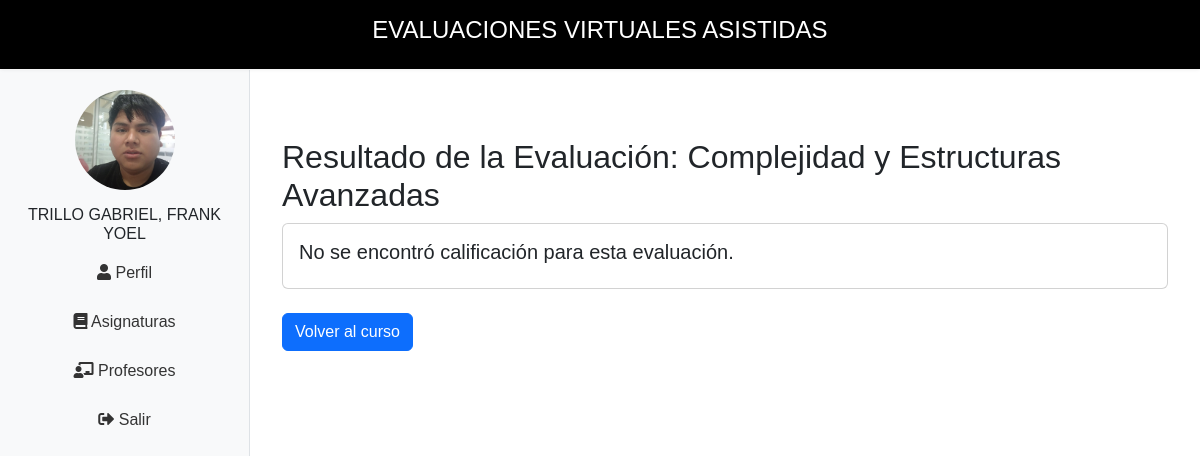
Page /portalEstudiante/evaluacion/12/resultado/ (signed in) on the earlier database version.
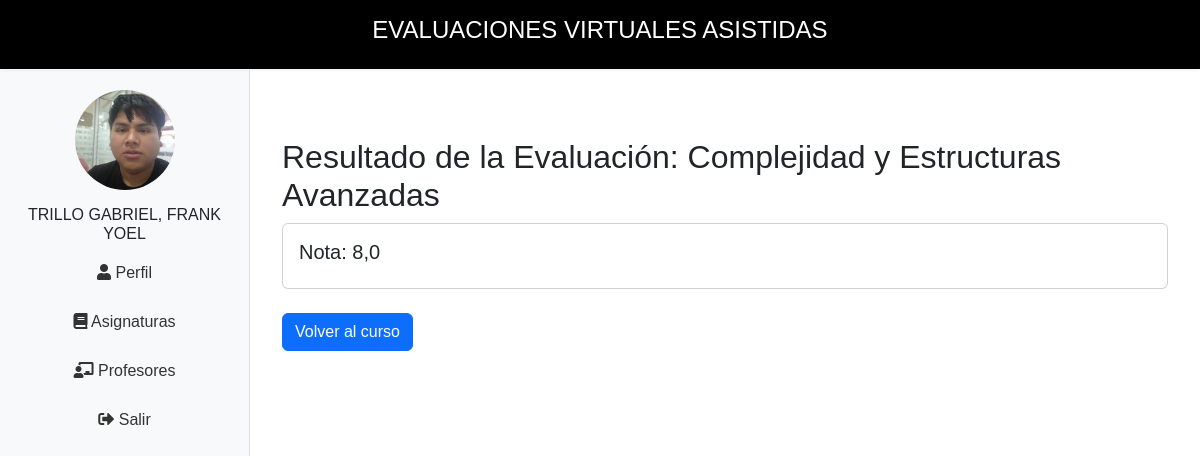
Same page on the later database version.
### webApp/models.py (models this page shows, shortened)
class Evaluaciones(models.Model):
    curso=models.ForeignKey(Curso, on_delete=models.CASCADE)
    docente=models.ForeignKey(Docente, on_delete=models.CASCADE)
    nombre_Evaluacion=models.CharField(max_length=50, null=True, blank=True)
    numPreguntas=models.IntegerField(validators = [validate_nota])
    fecha_creacion = models.DateTimeField(auto_now_add=True)
    fecha_fin = models.DateTimeField(null=True, blank=True)
    duracion = models.IntegerField(help_text="Duración del examen en minutos", null=True, blank=True)
    class Meta:
        verbose_name='evaluacion'
        verbose_name_plural='evaluaciones'
        db_table='evaluaciones'

class Calificaciones(models.Model):
    estudiante=models.ForeignKey(Estudiante,on_delete=models.CASCADE)
    curso=models.ForeignKey(Curso, on_delete=models.CASCADE)
    evaluacion=models.ForeignKey(Evaluaciones,on_delete=models.CASCADE)
    nota=models.FloatField(validators=[validate_nota])

### portalEstudiante/views.py (the view)
# urls.py: path('evaluacion/<int:evaluacion_id>/resultado/', resultado_evaluacion, name='resultado_evaluacion'),
@login_required
def resultado_evaluacion(request, evaluacion_id):
    evaluacion = get_object_or_404(Evaluaciones, pk=evaluacion_id)
    calificacion = Calificaciones.objects.filter(
        estudiante=request.user.estudiante,
        evaluacion=evaluacion
    ).first()
    context = {
        'evaluacion': evaluacion,
        'calificacion': calificacion,
    }
    return render(request, 'Asignaturas/resultado_evaluacion.html', context)

### portalEstudiante/context_processors.py (called while the page is built)
def nombre_estudiante(request):
    if request.user.is_authenticated:
        try:
            estudiante = request.user.estudiante
            nombre_completo = estudiante.nombre_completo()
            foto_url = estudiante.foto.url if estudiante.foto else None
            return {'nombre_estudiante': nombre_completo, 'foto_estudiante': foto_url}
        except Estudiante.DoesNotExist:
            return {'nombre_estudiante': "USER INVITADO", 'foto_estudiante': None}
    return {'nombre_estudiante': None, 'foto_estudiante': None}

### webApp/models.py (called while the page is built)
    def nombre_completo(self):
        nombre_completo = "{} {}, {}".format(self.apellido_paterno, self.apellido_materno, self.nombres)
        return nombre_completo.upper()

### portalEstudiante/templates/Asignaturas/resultado_evaluacion.html
{% extends "portalEstudiante/base.html" %}
{% load static %}
{% load widget_tweaks %}
{% block content %}
<div class="container mt-5">
    <h2>Resultado de la Evaluación: {{ evaluacion.nombre_Evaluacion }}</h2>
    <div class="row">
        <div class="col-12">
            <div class="card">
                <div class="card-body">
                    {% if calificacion %}
                        <h5 class="card-title">Nota: {{ calificacion.nota }}</h5>
                    {% else %}
                        <h5 class="card-title">No se encontró calificación para esta evaluación.</h5>
                    {% endif %}
                </div>
            </div>
        </div>
    </div>
    <div class="row mt-4">
        <div class="col-12">
            <a href="{% url 'portalEstudiante:curso_detalle' evaluacion.curso.id %}" class="btn btn-primary">Volver al curso</a>
        </div>
    </div>
</div>
{% endblock %}

### portalEstudiante/templates/portalEstudiante/base.html (shortened to what this page needs)
{% load static %}
{% load widget_tweaks %}
<!DOCTYPE html>
<html lang="es">
<head>
    <link rel="stylesheet" href="{% static 'webApp/css/bootstrap.min.css' %}">
    <link rel="stylesheet" href="https://cdnjs.cloudflare.com/ajax/libs/font-awesome/5.15.4/css/all.min.css">
</head>
<body>
    <div class="app-name-container">
        <h4>EVALUACIONES VIRTUALES ASISTIDAS</h4>
    </div>
    <div class="sidebar text-center">
        <img src="{{foto_estudiante}}" alt="Foto del Estudiante" class="profile-pic">
        <h6>{{ nombre_estudiante }}</h6>
        <div class="menu">
            <a href="#"><i class="fas fa-user"></i> Perfil</a>
            <a href="{% url 'asignatura' %}"><i class="fas fa-book"></i> Asignaturas</a>
            <a href="#"><i class="fas fa-chalkboard-teacher"></i> Profesores</a>
            <a href="{% url 'cerrarsecion' %}"><i class="fas fa-sign-out-alt"></i> Salir</a>
        </div>
    </div>
    <div class="main-content">
        {% block content %}{% endblock %}
    </div>
</body>
</html>

### portalEstudiante/templates/portalEstudiante/base.html (style rules this page uses)
body { display: flex; flex-direction: column; margin: 0; padding: 0; font-family: Arial, sans-serif; height: 100vh; }
.app-name-container { background-color: #000000; color: white; text-align: center; padding: 16px 0; font-size: 28px; box-shadow: 0 0px 4px rgba(0, 0, 0, 0.1); position: fixed; top: 0; left: 0; width: 100%; z-index: 1000; }
.sidebar { width: 250px; height: calc(100vh - 70px); background-color: #f8f9fa; padding: 20px; position: fixed; top: 70px; left: 0; border-right: 1px solid #dee2e6; z-index: 900; }
.main-content { margin-top: 70px; margin-left: 250px; padding: 20px; flex: 1; overflow-y: auto; }
.profile-pic { width: 100px; height: 100px; border-radius: 50%; object-fit: cover; margin-bottom: 15px; }
.menu a { display: block; padding: 10px 15px; margin: 5px 0; text-decoration: none; color: #333; border-radius: 5px; }

Differences in the rows shown:
added Calificaciones: nota "8,0"
Other differences:
text no longer shown: "No se encontró calificación para esta evaluación."
text now shown: "Nota:"
